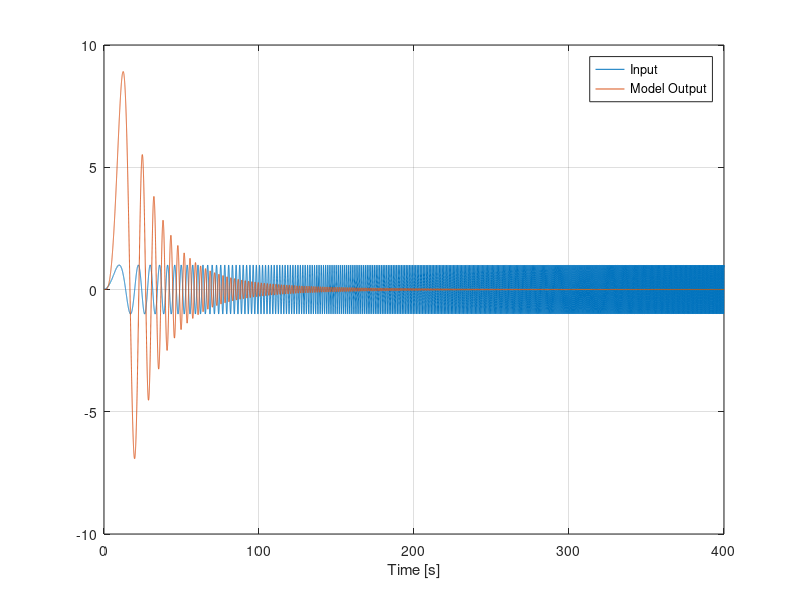

This figure's MATLAB source: (Note: this script raises an error after producing the figure.)
clc
clear all

%% these data were obtained simulating the "BlackBox_Model_sweep" 
%% Simulink file
load sweep_data

%% Plots

figure
plot(time,input)
hold on
plot(time,output)
legend('Input','Model Output')
xlabel('Time [s]')
grid
ylim([-10 10])

iodata=iddata(output,input,0.01);
freq_res1=tfest(iodata,1,0);
freq_res2=tfest(iodata,2,0);
freq_res3=tfest(iodata,3,0);

n1=freq_res1.Numerator;
d1=freq_res1.Denominator;
est1=tf(n1,d1);

n2=freq_res2.Numerator;
d2=freq_res2.Denominator;
est2=tf(n2,d2);

n3=freq_res3.Numerator;
d3=freq_res3.Denominator;
est3=tf(n3,d3);

real_sis=tf(8,[1 3 3 1]);

figure
bode(est1,est2,est3,real_sis)
legend('est1','est2','est3','real_sis')
grid

pole(est3)
pole(real_sis)

% %compute the state-space representation of the system
% sspace_est3=ss(est3)
% 
% Q1=100*eye(3);
% R1=1;
% 
% Q2=50*eye(3);
% R2=10;
% 
% %discrete time --> dlqr
% [K1,S1,e1] = lqr(sspace_est3,Q1,R1,0) %compute the optimal gain matrix K.
% [K2,S2,e2] = lqr(sspace_est3,Q2,R2,0) %compute the optimal gain matrix K.
% 
% 
% disp('eigenvalues in open loop')
% eig(sspace_est3)
% 
% disp('closed loop eigenvalues with K1')
% e1
% 
% disp('closed loop eigenvalues with K2')
% e2
% 
% % % let's build the controlled systems
% a1k=[sspace_est3.A-sspace_est3.B*K1];
% b1k = sspace_est3.B;
% c1k=sspace_est3.C; 
% d1k=sspace_est3.D;
% controlled_1 = ss(a1k,b1k,c1k,d1k);
% 
% % 
% a2k=[sspace_est3.A-sspace_est3.B*K2];
% b2k = sspace_est3.B;
% c2k=sspace_est3.C;
% d2k=sspace_est3.D;
% controlled_2 = ss(a2k,b2k,c2k,d2k);
% 
% 
% % compute the free motion of the uncontrolled (open loop) and of the 
% % controlled systems from given initial conditions
% x_0=[1; 1; 1];
% [y1,t1,x1]=initial(controlled_1,x_0);
% [y2,t2,x2]=initial(controlled_2,x_0);
% [y_ol,t_ol,x_ol]=initial(sspace_est3,x_0);
% 
% figure
% plot(t1,y1,'b',t2,y2,'r',t_ol,y_ol,'k','linewidth',2);grid on; 
% legend('K1','K2','open loop')
% title('Free motion of the output');
% xlabel('time [s]');
% 
% %plot the state evolution
% figure
% subplot(3,1,1)
% plot(t_ol,x_ol(:,1),':r',t_ol,x_ol(:,2),'--b',t_ol,x_ol(:,3),'.k','linewidth',2);grid on; 
% legend('x1 in open loop','x2 in open loop','x3 in open loop')
% grid
% title('State motion - open loop');
% xlabel('time [s]');
% %
% subplot(3,1,2)
% plot(t1,x1(:,1),':r',t1,x1(:,2),'--b',t1,x1(:,3),'.k','linewidth',2);grid on; 
% legend('x1 with K1','x2 with K1','x3 with K1')
% grid
% title('State motion - K1');
% xlabel('time [s]');
% %
% subplot(3,1,3)
% plot(t2,x2(:,1),':r',t2,x2(:,2),'--b',t2,x2(:,3),'.k','linewidth',2);grid on; 
% legend('x1 with K2','x2 with K2','x3 with K2')
% grid
% title('State motion  - K2');
% xlabel('time [s]');
% 
% 
% 
